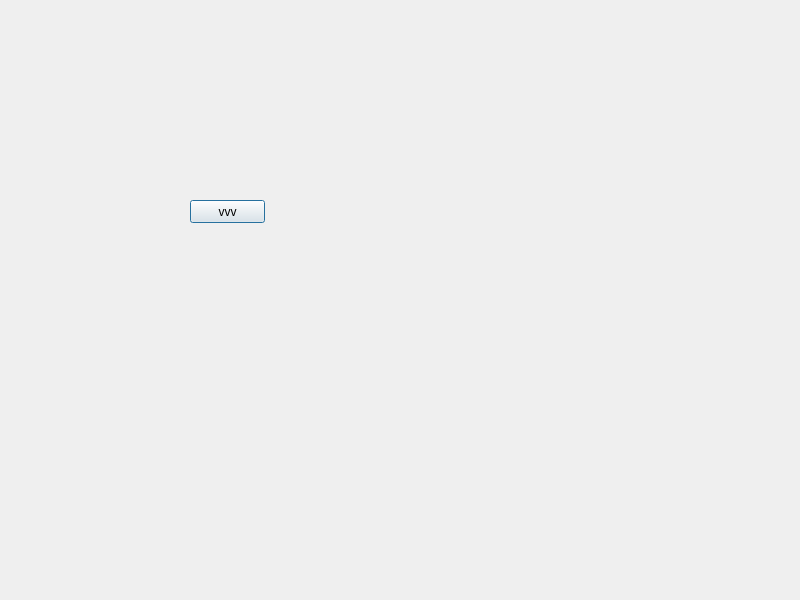
<?xml version="1.0" encoding="UTF-8"?>
<ui version="4.0">
 <class>Dialog</class>
 <widget class="QDialog" name="Dialog">
  <property name="geometry">
   <rect>
    <x>0</x>
    <y>0</y>
    <width>800</width>
    <height>600</height>
   </rect>
  </property>
  <property name="windowTitle">
   <string>Dialog</string>
  </property>
  <widget class="QPushButton" name="myBtn">
   <property name="geometry">
    <rect>
     <x>190</x>
     <y>200</y>
     <width>75</width>
     <height>23</height>
    </rect>
   </property>
   <property name="text">
    <string>vvv</string>
   </property>
  </widget>
 </widget>
 <resources/>
 <connections/>
</ui>
